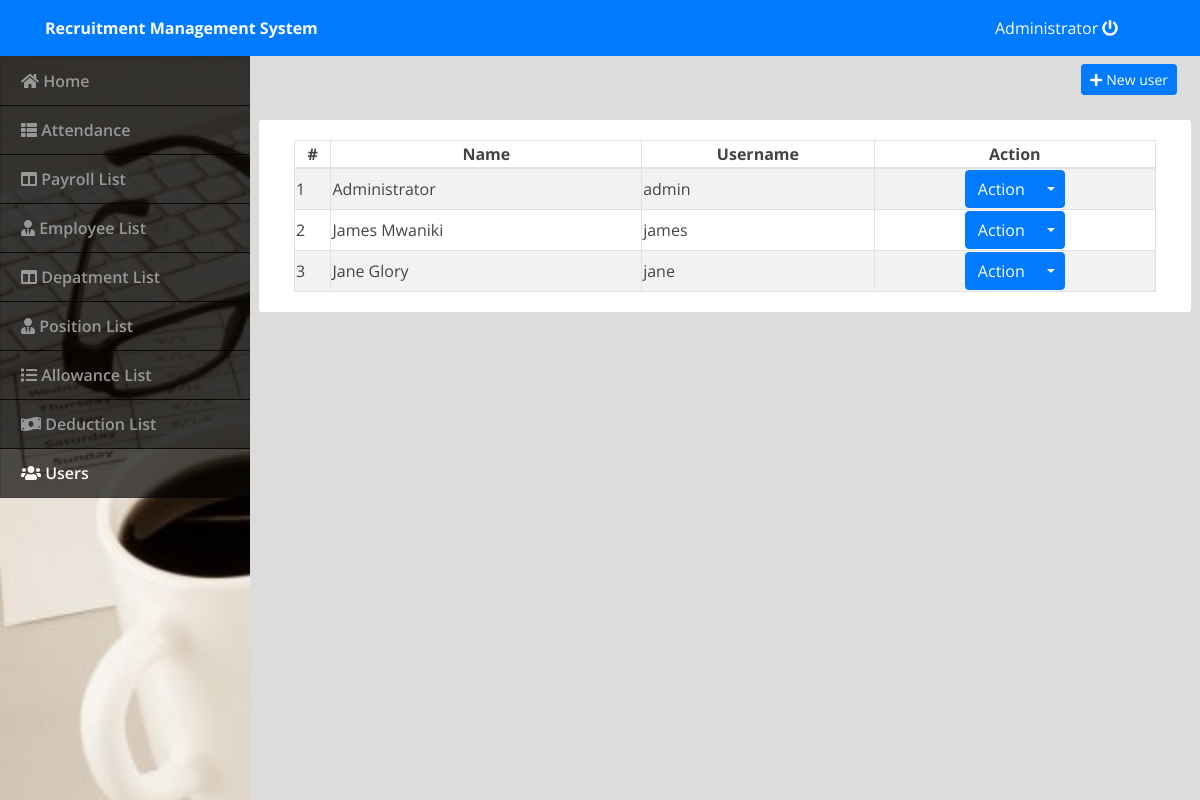
The app's page /index.php?page=users (signed in) with its own data.
### tables this page shows
CREATE TABLE `users` (
  `id` int(30) NOT NULL,
  `doctor_id` int(30) NOT NULL,
  `name` varchar(200) NOT NULL,
  `address` text NOT NULL,
  `contact` text NOT NULL,
  `username` varchar(100) NOT NULL,
  `password` varchar(200) NOT NULL,
  `type` tinyint(1) NOT NULL DEFAULT '2' COMMENT '1=admin , 2 = staff'
);

### users.php (the view, shortened to what this page needs)
<div class="container-fluid">
	<div class="row">
	<div class="col-lg-12">
			<button class="btn btn-primary float-right btn-sm" id="new_user"><i class="fa fa-plus"></i> New user</button>
	</div>
	</div>
	<br>
	<div class="row">
		<div class="card col-lg-12">
			<div class="card-body">
				<table class="table-striped table-bordered col-md-12">
			<thead>
				<tr>
					<th class="text-center">#</th>
					<th class="text-center">Name</th>
					<th class="text-center">Username</th>
					<th class="text-center">Action</th>
				</tr>
			</thead>
			<tbody>
				<?php
 					include 'db_connect.php';
 					$users = $conn->query("SELECT * FROM users order by name asc");
 					$i = 1;
 					while($row= $users->fetch_assoc()):
				 ?>
				 <tr>
				 	<td>
				 		<?php echo $i++ ?>
				 	</td>
				 	<td>
				 		<?php echo $row['name'] ?>
				 	</td>
				 	<td>
				 		<?php echo $row['username'] ?>
				 	</td>
				 	<td>
				 		<center>
								<div class="btn-group">
								  <button type="button" class="btn btn-primary">Action</button>
								  <button type="button" class="btn btn-primary dropdown-toggle dropdown-toggle-split" data-toggle="dropdown" aria-haspopup="true" aria-expanded="false">
								  </button>
								</div>
								</center>
				 	</td>
				 </tr>
				<?php endwhile; ?>
			</tbody>
		</table>
			</div>
		</div>
	</div>
</div>

### assets/css/style.css (style rules this page uses)
body { font-family: "Open Sans", sans-serif; color: #444444; width: 100%; height: calc(100%); }

### index.php (style rules this page uses)
body { background: #80808045; }

### records on screen
users: name "Administrator", username "admin"
users: name "James Mwaniki", username "james"
users: name "Jane Glory", username "jane"

### other values on screen
$_SESSION['login_name'] "Administrator"
